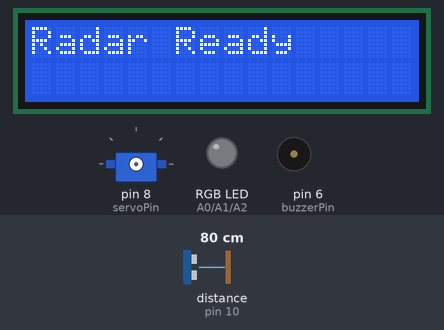
A sketch run on a simulated Arduino Uno, built with avr-gcc and run on an emulated ATmega328P. Shown: 16×2 character LCD, servo, an RGB LED mixed from three pins (HIGH = lit), buzzer (waves = sounding). Wiring (inferred from the names in the program): ultrasonic range finder: trigger pin 9; echo pin 10. The test bench sets the inputs (shaded band); at power-on: distance to the obstacle (sensor on pin 10) 80 cm. The echo pulse lasts 58.3 µs per cm; pins used as bus, display or sensor lines are not drawn.

Above: at 0.1 s.
2.3 s: distance to the obstacle (sensor on pin 10) set to 2 cm
At 2.48 s:
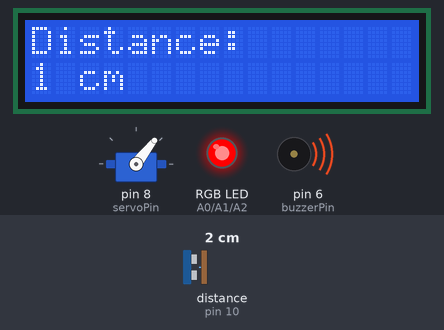
3.9 s: distance to the obstacle (sensor on pin 10) set to 35 cm
5.5 s: distance to the obstacle (sensor on pin 10) set to 18 cm
At 5.63 s:
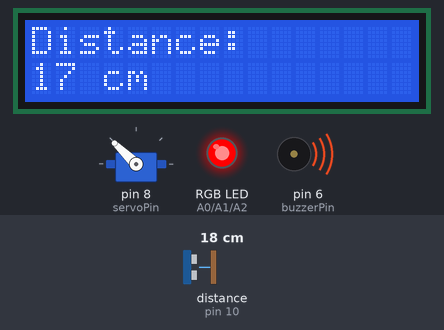
7.4 s: distance to the obstacle (sensor on pin 10) set to 120 cm
At 7.9 s:
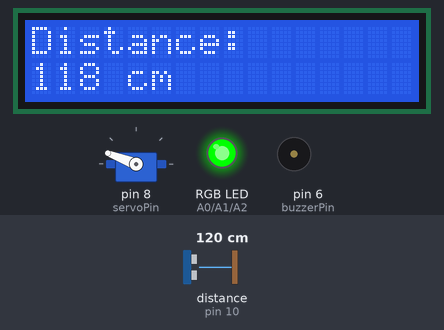
9.1 s: distance to the obstacle (sensor on pin 10) set to 22 cm
At 9.31 s:
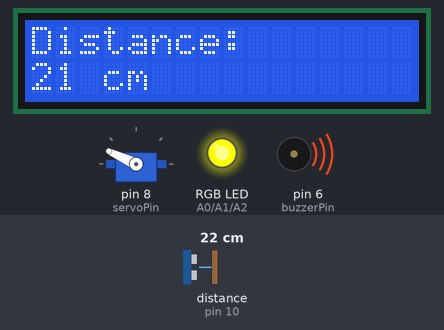
11.4 s: distance to the obstacle (sensor on pin 10) set to 60 cm
Timing chart, 0 to 15.4 s (numbered marks = the images above; inputs shaded):
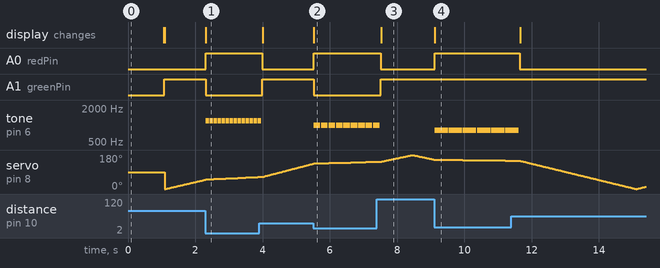

Measured:
- after the input at 2.3 s, A0 (redPin): LOW → HIGH at once; A1 (greenPin): HIGH → LOW at once; tone on pin 6 (buzzerPin): alternates 1200 Hz for 0.10 s and silent for 0.02 s, starting at once; the display: changes at once (image 1)
- after the input at 3.9 s, A0 (redPin): HIGH → LOW after 0.09 s; A1 (greenPin): LOW → HIGH after 0.09 s; tone on pin 6 (buzzerPin): goes on until 4.0 s, then stays silent
- after the input at 5.5 s, A0 (redPin): LOW → HIGH at once; A1 (greenPin): HIGH → LOW at once; tone on pin 6 (buzzerPin): alternates 1000 Hz for 0.20 s and silent for 0.02 s, starting at once; the display: changes at once (image 2)
- after the input at 7.4 s, A0 (redPin): HIGH → LOW after 0.11 s; A1 (greenPin): LOW → HIGH after 0.11 s; tone on pin 6 (buzzerPin): goes on until 7.5 s, then stays silent; the display: changes after 0.13 s (image 3)
- after the input at 9.1 s, A0 (redPin): LOW → HIGH at once; tone on pin 6 (buzzerPin): alternates 800 Hz for 0.40 s and silent for 0.02 s, starting at once; the display: changes at once (image 4)
- after the input at 11.4 s, A0 (redPin): HIGH → LOW after 0.24 s; tone on pin 6 (buzzerPin): goes on until 11.6 s, then stays silent

The sketch:

arduinoradarschoolwessel.ino
```cpp
#include <LiquidCrystal.h>
#include <Servo.h>


LiquidCrystal lcd(12, 11, 5, 4, 3, 2); // sets LCD


const int trigPin = 9; // sets pins for ultrasnonic sensor.
const int echoPin = 10; // sets the pins of the ultrasonic sensor


const int servoPin = 8; // sets the pin for the servo
Servo myServo;


const int redPin = A0;
const int greenPin = A1; // sets the pins for the RGB
const int bluePin = A2;


const int buzzerPin = 6; // sets the pin for the buzzer


int angle = 0;
int direction = 1; // sets the direction values for the radar

void setup() {
  pinMode(redPin, OUTPUT);
  pinMode(greenPin, OUTPUT);
  pinMode(bluePin, OUTPUT);

  pinMode(trigPin, OUTPUT); // the trigpin will output noise
  pinMode(echoPin, INPUT); // the echopin will listen for noise

  pinMode(buzzerPin, OUTPUT); //

  lcd.begin(16, 2);
  lcd.print("Radar Ready");
  delay(1000);
  lcd.clear();

  myServo.attach(servoPin);

}

void setColor(int r, int g, int b) {
  analogWrite(redPin, r);
  analogWrite(greenPin, g);
  analogWrite(bluePin, b);
}

long getDistance() {
  digitalWrite(trigPin, HIGH);
  delayMicroseconds(10);
  digitalWrite(trigPin, LOW);

  digitalWrite(trigPin, LOW);
  delayMicroseconds(2);

  long duration = pulseIn(echoPin, HIGH);
  long distance = duration * 0.034 / 2;
  return distance;
}

void loop() {

  long dist = getDistance();

  myServo.write(angle); // moves the servo
  angle += direction;

  if (angle >= 180 || angle <= 0) {
    direction = -direction;
  }

  lcd.setCursor(0, 0); // for the LCD screen, prints the current distance
  lcd.print("Distance:      ");
  lcd.setCursor(0, 1);
  lcd.print(dist);
  lcd.print(" cm        ");

  if (dist >= 25) { // if the distance is greater than or equal to 25 cm
    setColor(0, 255, 0);
    noTone(buzzerPin);
  }
  else if (dist >= 20) { // if the distance is greater than or equal to 20 cm
    setColor(255, 165, 0);
    tone(buzzerPin, 800);
    delay(400);
    noTone(buzzerPin);
  }
  else if (dist >= 10) { // if the distance is greater than or equal to 10 cm
    setColor(255, 0, 0);
    tone(buzzerPin, 1000);
    delay(200);
    noTone(buzzerPin);
  }
  else { // if the distance is less than 10 cm
    setColor(255, 0, 0);
    tone(buzzerPin, 1200);
    delay(100);
    noTone(buzzerPin);
  }

  delay(15); // for a clean signal, waits 15 milliseconds
}
```
